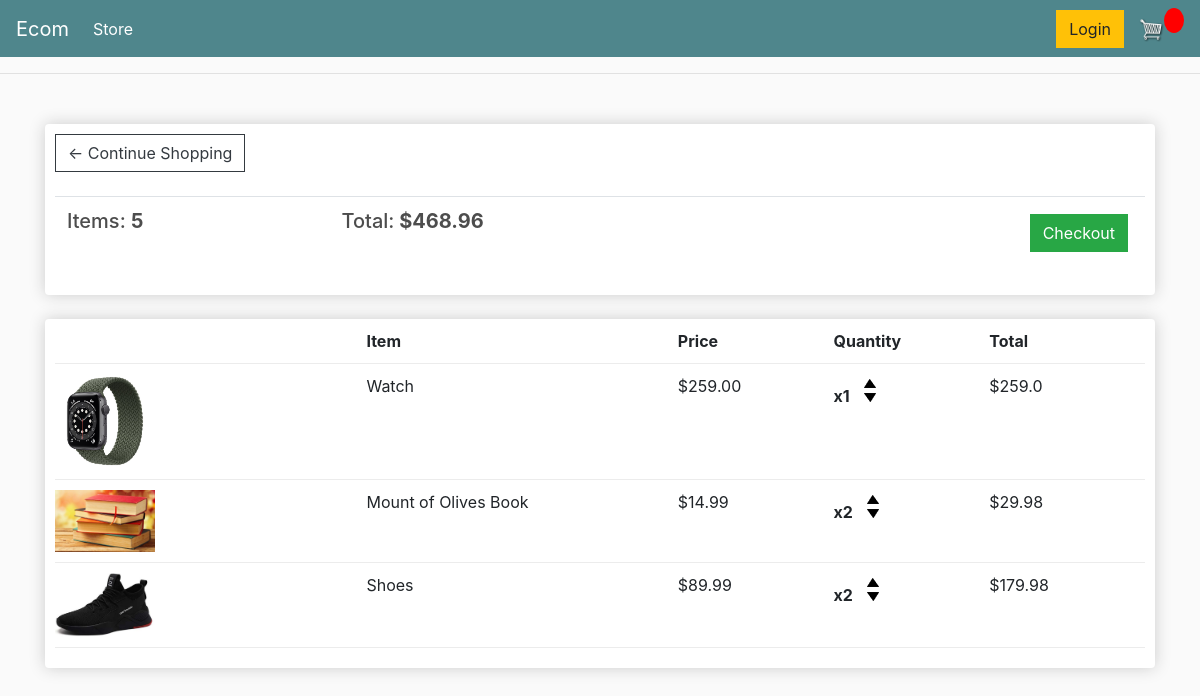
The app's page /cart/ (signed in) with its own data.
### store/models.py (models this page shows, shortened)
class Order(models.Model):
    customer = models.ForeignKey(Customer, on_delete=models.SET_NULL, null=True, blank=True)
    date_ordered = models.DateTimeField(auto_now_add=True)
    complete = models.BooleanField(default=False, null=True,blank=False)
    transaction_id = models.CharField(max_length=100, null=True)
    @property
    def get_cart_total(self):
        orderitems = self.orderitem_set.all()
        total = sum([item.get_total for item in orderitems])
        return total
    @property
    def get_cart_items(self):
        orderitems = self.orderitem_set.all()
        total = sum([item.quantity for item in orderitems])
        return total

class OrderItem(models.Model):
    product = models.ForeignKey(Product, on_delete=models.SET_NULL, blank=True, null=True)
    order = models.ForeignKey(Order, on_delete=models.SET_NULL, blank=True,null=True)
    quantity = models.IntegerField(default=0, null=True, blank=True)
    date_added = models.DateTimeField(auto_now_add=True)
    @property
    def get_total(self):
        total = self.product.price * self.quantity
        return total

class Product(models.Model):
    name = models.CharField(max_length=200)
    price = models.FloatField()
    digital = models.BooleanField(default=False,null=True, blank=True)
    image = models.ImageField(null=True, blank=True)
    @property
    def imageURL(self):
        try:
            url = self.image.url
        except:
            url = ''
        return url

### store/views.py (the view)
# urls.py: path('cart/', views.cart, name="cart"),
def cart(request):
    if request.user.is_authenticated:
        customer = request.user.customer
        order, created = Order.objects.get_or_create(customer=customer, complete=False)
        items = order.orderitem_set.all()
    else:
        items = []
        order = {'get_cart_total':0, 'get_cart_items':0}
    context = {'items':items, 'order':order}
    return render(request, 'store/cart.html', context)

### store/templates/store/cart.html
{% extends 'store/main.html' %}
{% load static %}
{% block content %}
    <div class="row">
        <div class="col-lg-12">
            <div class="box-element">
                <a  class="btn btn-outline-dark" href="{% url 'store' %}">&#x2190; Continue Shopping</a>
                <br>
                <br>
                <table class="table">
                    <tr>
                        <th><h5>Items: <strong>{{order.get_cart_items}}</strong></h5></th>
                        <th><h5>Total:<strong> ${{order.get_cart_total|floatformat:2}}</strong></h5></th>
                        <th>
                            <a  style="float:right; margin:5px;" class="btn btn-success" href="{% url 'checkout' %}">Checkout</a>
                        </th>
                    </tr>
                </table>
            </div>
            <br>
            <div class="box-element">
                <div class="cart-row">
                    <div style="flex:2"></div>
                    <div style="flex:2"><strong>Item</strong></div>
                    <div style="flex:1"><strong>Price</strong></div>
                    <div style="flex:1"><strong>Quantity</strong></div>
                    <div style="flex:1"><strong>Total</strong></div>
                </div>
                {% for item in items %}
                <div class="cart-row">
                    <div style="flex:2"><img class="row-image" src="{{item.product.imageURL}}"></div>
                    <div style="flex:2"><p>{{item.product.name}}</p></div>
                    <div style="flex:1"><p>${{item.product.price|floatformat:2}}</p></div>
                    <div style="flex:1">
                        <p class="quantity">x{{item.quantity}}</p>
                        <div class="quantity">
                            <img data-product="{{item.product.id}}" data-action='add' class="chg-quantity update-cart" src="{% static  'images/arrow-up.png' %}">
                            <img data-product="{{item.product.id}}" data-action='remove' class="chg-quantity update-cart" src="{% static  'images/arrow-down.png' %}">
                        </div>
                    </div>
                    <div style="flex:1"><p>${{item.get_total}}</p></div>
                </div>
                {% endfor %}
        </div>
    </div>
{% endblock content %}

### static/css/main.css (style rules this page uses)
body { background-color: hsl(0, 0%, 98%); }
h1,h2,h3,h4,h5,h6 { color:hsl(0, 0%, 30%); }
.box-element { box-shadow:hsl(0, 0%, 80%) 0 0 16px; background-color: #fff; border-radius: 4px; padding: 10px; }
.col-lg-4, .col-lg-6, .col-lg-8, .col-lg-12 { margin-top: 10px; }
.btn { border-radius: 0; }
.row-image { width: 100px; }
.cart-row { display: flex; align-items: flex-stretch; padding-bottom: 10px; margin-bottom: 10px; border-bottom: 1px solid #ececec; }
.quantity { display: inline-block; font-weight: 700; padding-right:10px; }
.chg-quantity { width: 12px; cursor: pointer; display: block; margin-top: 5px; transition:.1s; }

### records on screen
Order: get_cart_items "5", get_cart_total "468.96"
OrderItem: product.imageURL (picture), product.name "Watch", product.price "259.00", quantity "1", get_total "259.0"
OrderItem: product.imageURL (picture), product.name "Mount of Olives Book", product.price "14.99", quantity "2", get_total "29.98"
OrderItem: product.imageURL (picture), product.name "Shoes", product.price "89.99", quantity "2", get_total "179.98"
